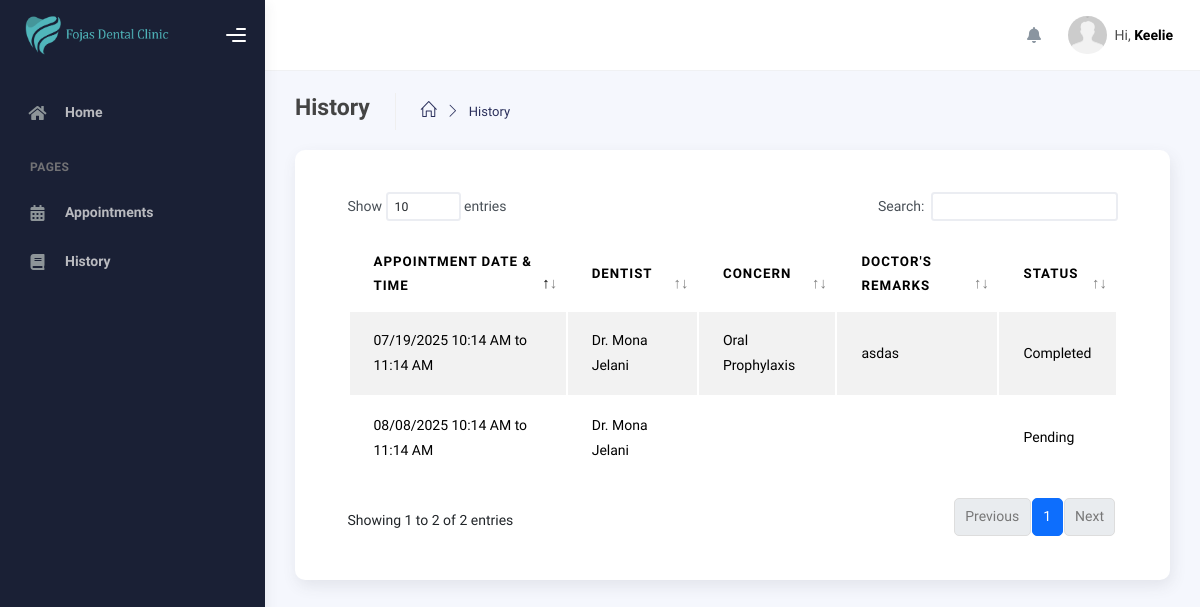
The app's page /modules/patients/history.php (signed in), older data.
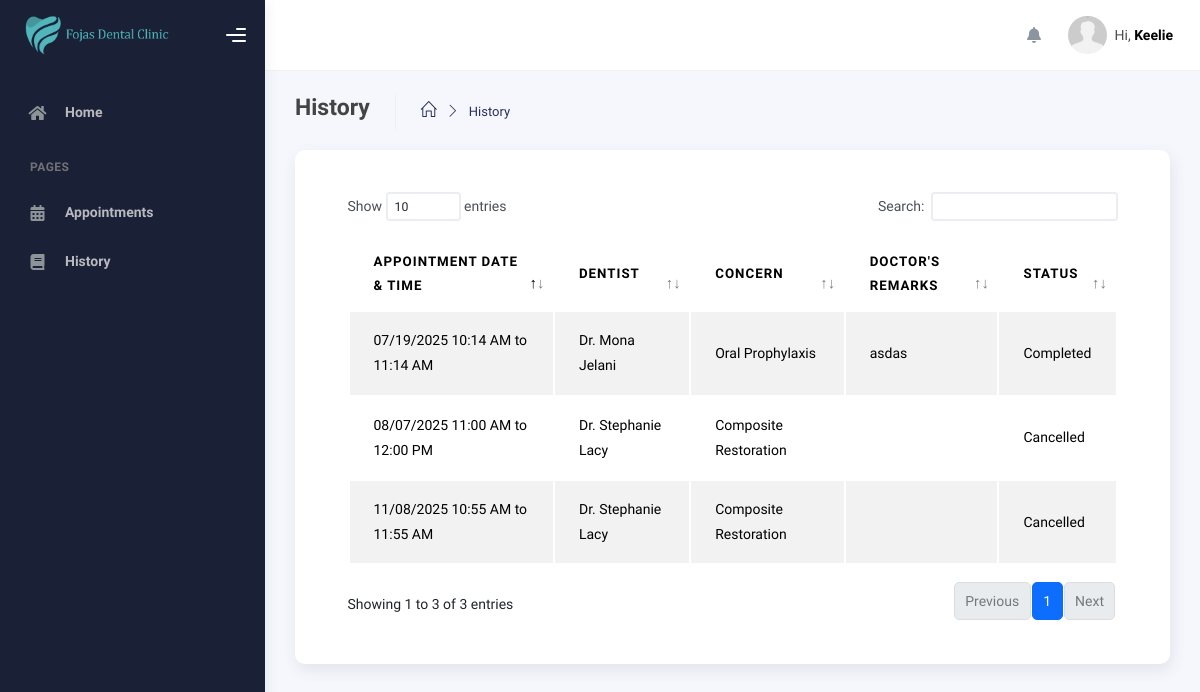
The same page, newer data.
### tables this page shows
CREATE TABLE `appointments` (
  `id` int(11) NOT NULL,
  `user_id` int(11) NOT NULL,
  `user_id_patient` int(11) NOT NULL,
  `appointment_id` int(110) NOT NULL,
  `concern` varchar(255) NOT NULL,
  `confirmed` int(11) NOT NULL,
  `appointment_time` varchar(100) NOT NULL,
  `appointment_date` varchar(100) NOT NULL,
  `date_created` date NOT NULL,
  `date_updated` date NOT NULL,
  `remarks` varchar(255) DEFAULT NULL,
  `walk_in` int(11) DEFAULT NULL
);

CREATE TABLE `users` (
  `id` int(11) NOT NULL,
  `user_id` int(100) NOT NULL,
  `role_id` int(11) NOT NULL,
  `first_name` varchar(250) NOT NULL,
  `middle_name` varchar(255) NOT NULL,
  `last_name` varchar(255) NOT NULL,
  `mobile_number` varchar(255) NOT NULL,
  `email` varchar(255) DEFAULT NULL,
  `password` varchar(255) NOT NULL,
  `date_of_birth` date NOT NULL,
  `date_created` date NOT NULL,
  `date_updated` date NOT NULL,
  `token` varchar(255) DEFAULT NULL,
  `address` varchar(255) DEFAULT NULL,
  `otp` varchar(100) DEFAULT NULL
);

### modules/patients/history.php (the view, shortened to what this page needs)
<?php
include('../../connection/connection.php');
$user_id_patients = $_SESSION['user_id'];
?>
<!DOCTYPE html>
<html lang="en">
<head>
    <?php include '../../includes/styles.php'; ?>
</head>
<body>
    <div class="wrapper">
      <?php include '../../includes/sidebar.php'; ?>
      <div class="main-panel">
        <?php include '../../includes/topbar.php'; ?>
        <div class="container">
          <div class="page-inner">
            <div class="page-header">
              <span class="d-flex justify-content-between align-items-center w-100">
                    <span class="d-flex">
                        <h4 class="page-title">History</h4>
                        <ul class="breadcrumbs d-flex justify-items-center align-items-center">
                            <li class="nav-home">
                            <a href="dashboard.php">
                                <i class="icon-home"></i>
                            </a>
                            </li>
                            <li class="separator">
                            <i class="icon-arrow-right"></i>
                            </li>
                            <li class="nav-item">
                            <a href="#">History</a>
                            </li>
                        </ul>
                    </span>
                </span>
            </div>
            <div class="page-category">
                <div class="card p-5">
                  <div class="table-responsive">
                    <table class="display table table-striped table-hover" id="dataTable">
                      <thead>
                        <tr>
                            <th>Appointment Date & Time</th>
                            <th>Dentist</th>
                            <th>Concern</th>
                            <th>Doctor's Remarks</th>
                            <th>Status</th>
                        </tr>
                      </thead>
                      <tbody>
                        <?php
                          $query_appointments = "SELECT appointments.user_id, appointments.user_id_patient, appointments.concern, appointments.appointment_date, users.first_name, users.middle_name, users.last_name, schedule.start_time, schedule.end_time, appointments.confirmed, appointments.remarks , appointments.appointment_time
                          FROM appointments
                          LEFT JOIN users
                          ON
                          appointments.user_id = users.user_id
                          LEFT JOIN schedule
                          ON appointments.user_id = schedule.user_id WHERE appointments.user_id_patient =  '$user_id_patients'";
                          $run_appointments = mysqli_query($conn,$query_appointments);
                          if(mysqli_num_rows($run_appointments) > 0){
                              foreach($run_appointments as $row_appointment){
                                  ?>
                                  <tr>
                                      <td><?php echo $row_appointment['appointment_date']. " " . $row_appointment['appointment_time']?></td>
                                      <td>Dr. <?php echo $row_appointment['first_name'] . " " . $row_appointment['last_name']?></td>
                                  <td><?php echo $row_appointment['concern']?></td>
                                  <td><?php echo $row_appointment['remarks']?></td>
                                  <td>
                                    <?php
                                      if($row_appointment['confirmed'] === '1'){
                                        echo "Completed";
                                      }elseif($row_appointment['confirmed'] === '2'){
                                        echo "Cancelled";
                                      }elseif($row_appointment['confirmed'] === '3') {
                                        echo "Pending";
                                      }else{
                                        echo "Pending";
                                      }
                                    ?>
                                  </td>
                                  </tr>
                                  <?php
                              }
                          }
                          ?>
                      </tbody>
                  </table>
                  </div>
                </div>
            </div>
          </div>
        </div>
      </div>
    </div>
    <?php include "../../includes/scripts.php"; ?>
</body>
</html>

Row changes from the older to the newer data that the page shows:
removed appointments: appointment_date "08/08/2025", appointment_time "10:14 AM to 11:14 AM", users.first_name "Mona", users.last_name "Jelani", confirmed "Pending"
added appointments: appointment_date "11/08/2025", appointment_time "10:55 AM to 11:55 AM", users.first_name "Stephanie", users.last_name "Lacy", concern "Composite Restoration", confirmed "Cancelled"
added appointments: appointment_date "08/07/2025", appointment_time "11:00 AM to 12:00 PM", users.first_name "Stephanie", users.last_name "Lacy", concern "Composite Restoration", confirmed "Cancelled"
Text that changed along with them:
text written by a page script: "Show entries Search: Showing 1 to 2 of 2 entries Previous 1 Next" → "Show entries Search: Showing 1 to 3 of 3 entries Previous 1 Next"
